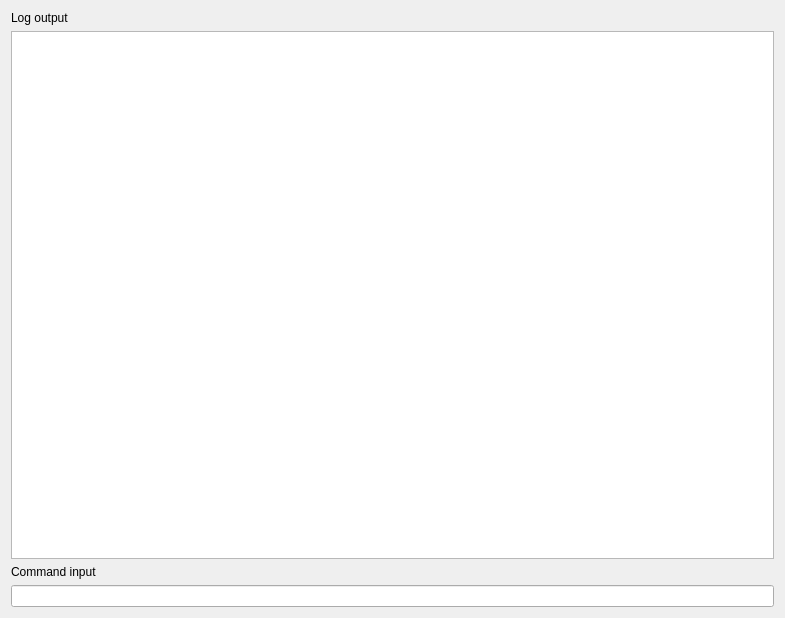
<?xml version="1.0" encoding="UTF-8"?>
<ui version="4.0">
 <class>Form</class>
 <widget class="QWidget" name="Form">
  <property name="geometry">
   <rect>
    <x>0</x>
    <y>0</y>
    <width>785</width>
    <height>618</height>
   </rect>
  </property>
  <property name="windowTitle">
   <string>Form</string>
  </property>
  <layout class="QHBoxLayout" name="horizontalLayout">
   <item>
    <layout class="QVBoxLayout" name="verticalLayout">
     <item>
      <widget class="QLabel" name="label">
       <property name="text">
        <string>Log output</string>
       </property>
      </widget>
     </item>
     <item>
      <widget class="QPlainTextEdit" name="logOutput">
       <property name="readOnly">
        <bool>true</bool>
       </property>
      </widget>
     </item>
     <item>
      <widget class="QLabel" name="label_2">
       <property name="text">
        <string>Command input</string>
       </property>
      </widget>
     </item>
     <item>
      <widget class="QLineEdit" name="commandInput"/>
     </item>
    </layout>
   </item>
  </layout>
 </widget>
 <resources/>
 <connections/>
</ui>
